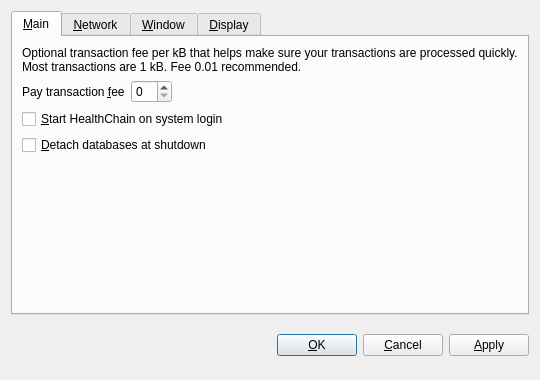
<?xml version="1.0" encoding="UTF-8"?>
<ui version="4.0">
 <class>OptionsDialog</class>
 <widget class="QDialog" name="OptionsDialog">
  <property name="geometry">
   <rect>
    <x>0</x>
    <y>0</y>
    <width>540</width>
    <height>380</height>
   </rect>
  </property>
  <property name="windowTitle">
   <string>Options</string>
  </property>
  <property name="modal">
   <bool>true</bool>
  </property>
  <layout class="QVBoxLayout" name="verticalLayout">
   <item>
    <widget class="QTabWidget" name="tabWidget">
     <property name="tabPosition">
      <enum>QTabWidget::North</enum>
     </property>
     <property name="currentIndex">
      <number>0</number>
     </property>
     <widget class="QWidget" name="tabMain">
      <attribute name="title">
       <string>&amp;Main</string>
      </attribute>
      <layout class="QVBoxLayout" name="verticalLayout_Main">
       <item>
        <widget class="QLabel" name="transactionFeeInfoLabel">
         <property name="text">
          <string>Optional transaction fee per kB that helps make sure your transactions are processed quickly. Most transactions are 1 kB. Fee 0.01 recommended.</string>
         </property>
         <property name="textFormat">
          <enum>Qt::PlainText</enum>
         </property>
         <property name="wordWrap">
          <bool>true</bool>
         </property>
        </widget>
       </item>
       <item>
        <layout class="QHBoxLayout" name="horizontalLayout_Main">
         <item>
          <widget class="QLabel" name="transactionFeeLabel">
           <property name="text">
            <string>Pay transaction &amp;fee</string>
           </property>
           <property name="textFormat">
            <enum>Qt::PlainText</enum>
           </property>
           <property name="buddy">
            <cstring>transactionFee</cstring>
           </property>
          </widget>
         </item>
         <item>
          <widget class="BitcoinAmountField" name="transactionFee"/>
         </item>
         <item>
          <spacer name="horizontalSpacer_Main">
           <property name="orientation">
            <enum>Qt::Horizontal</enum>
           </property>
           <property name="sizeHint" stdset="0">
            <size>
             <width>40</width>
             <height>20</height>
            </size>
           </property>
          </spacer>
         </item>
        </layout>
       </item>
       <item>
        <widget class="QCheckBox" name="bitcoinAtStartup">
         <property name="toolTip">
          <string>Automatically start HealthChain after logging in to the system.</string>
         </property>
         <property name="text">
          <string>&amp;Start HealthChain on system login</string>
         </property>
        </widget>
       </item>
       <item>
        <widget class="QCheckBox" name="detachDatabases">
         <property name="toolTip">
          <string>Detach block and address databases at shutdown. This means they can be moved to another data directory, but it slows down shutdown. The wallet is always detached.</string>
         </property>
         <property name="text">
          <string>&amp;Detach databases at shutdown</string>
         </property>
        </widget>
       </item>
       <item>
        <spacer name="verticalSpacer_Main">
         <property name="orientation">
          <enum>Qt::Vertical</enum>
         </property>
         <property name="sizeHint" stdset="0">
          <size>
           <width>20</width>
           <height>40</height>
          </size>
         </property>
        </spacer>
       </item>
      </layout>
     </widget>
     <widget class="QWidget" name="tabNetwork">
      <attribute name="title">
       <string>&amp;Network</string>
      </attribute>
      <layout class="QVBoxLayout" name="verticalLayout_Network">
       <item>
        <widget class="QCheckBox" name="mapPortUpnp">
         <property name="toolTip">
          <string>Automatically open the HealthChain client port on the router. This only works when your router supports UPnP and it is enabled.</string>
         </property>
         <property name="text">
          <string>Map port using &amp;UPnP</string>
         </property>
        </widget>
       </item>
       <item>
        <widget class="QCheckBox" name="connectSocks">
         <property name="toolTip">
          <string>Connect to the HealthChain network through a SOCKS proxy (e.g. when connecting through Tor).</string>
         </property>
         <property name="text">
          <string>&amp;Connect through SOCKS proxy:</string>
         </property>
        </widget>
       </item>
       <item>
        <layout class="QHBoxLayout" name="horizontalLayout_Network">
         <item>
          <widget class="QLabel" name="proxyIpLabel">
           <property name="text">
            <string>Proxy &amp;IP:</string>
           </property>
           <property name="textFormat">
            <enum>Qt::PlainText</enum>
           </property>
           <property name="buddy">
            <cstring>proxyIp</cstring>
           </property>
          </widget>
         </item>
         <item>
          <widget class="QValidatedLineEdit" name="proxyIp">
           <property name="maximumSize">
            <size>
             <width>140</width>
             <height>16777215</height>
            </size>
           </property>
           <property name="toolTip">
            <string>IP address of the proxy (e.g. 127.0.0.1)</string>
           </property>
          </widget>
         </item>
         <item>
          <widget class="QLabel" name="proxyPortLabel">
           <property name="text">
            <string>&amp;Port:</string>
           </property>
           <property name="textFormat">
            <enum>Qt::PlainText</enum>
           </property>
           <property name="buddy">
            <cstring>proxyPort</cstring>
           </property>
          </widget>
         </item>
         <item>
          <widget class="QLineEdit" name="proxyPort">
           <property name="maximumSize">
            <size>
             <width>55</width>
             <height>16777215</height>
            </size>
           </property>
           <property name="toolTip">
            <string>Port of the proxy (e.g. 9050)</string>
           </property>
          </widget>
         </item>
         <item>
          <widget class="QLabel" name="socksVersionLabel">
           <property name="text">
            <string>SOCKS &amp;Version:</string>
           </property>
           <property name="textFormat">
            <enum>Qt::PlainText</enum>
           </property>
           <property name="buddy">
            <cstring>socksVersion</cstring>
           </property>
          </widget>
         </item>
         <item>
          <widget class="QValueComboBox" name="socksVersion">
           <property name="toolTip">
            <string>SOCKS version of the proxy (e.g. 5)</string>
           </property>
          </widget>
         </item>
         <item>
          <spacer name="horizontalSpacer_Network">
           <property name="orientation">
            <enum>Qt::Horizontal</enum>
           </property>
           <property name="sizeHint" stdset="0">
            <size>
             <width>40</width>
             <height>20</height>
            </size>
           </property>
          </spacer>
         </item>
        </layout>
       </item>
       <item>
        <spacer name="verticalSpacer_Network">
         <property name="orientation">
          <enum>Qt::Vertical</enum>
         </property>
         <property name="sizeHint" stdset="0">
          <size>
           <width>20</width>
           <height>40</height>
          </size>
         </property>
        </spacer>
       </item>
      </layout>
     </widget>
     <widget class="QWidget" name="tabWindow">
      <attribute name="title">
       <string>&amp;Window</string>
      </attribute>
      <layout class="QVBoxLayout" name="verticalLayout_Window">
       <item>
        <widget class="QCheckBox" name="minimizeToTray">
         <property name="toolTip">
          <string>Show only a tray icon after minimizing the window.</string>
         </property>
         <property name="text">
          <string>&amp;Minimize to the tray instead of the taskbar</string>
         </property>
        </widget>
       </item>
       <item>
        <widget class="QCheckBox" name="minimizeOnClose">
         <property name="toolTip">
          <string>Minimize instead of exit the application when the window is closed. When this option is enabled, the application will be closed only after selecting Quit in the menu.</string>
         </property>
         <property name="text">
          <string>M&amp;inimize on close</string>
         </property>
        </widget>
       </item>
       <item>
        <spacer name="verticalSpacer_Window">
         <property name="orientation">
          <enum>Qt::Vertical</enum>
         </property>
         <property name="sizeHint" stdset="0">
          <size>
           <width>20</width>
           <height>40</height>
          </size>
         </property>
        </spacer>
       </item>
      </layout>
     </widget>
     <widget class="QWidget" name="tabDisplay">
      <attribute name="title">
       <string>&amp;Display</string>
      </attribute>
      <layout class="QVBoxLayout" name="verticalLayout_Display">
       <item>
        <layout class="QHBoxLayout" name="horizontalLayout_1_Display">
         <item>
          <widget class="QLabel" name="langLabel">
           <property name="text">
            <string>User Interface &amp;language:</string>
           </property>
           <property name="textFormat">
            <enum>Qt::PlainText</enum>
           </property>
           <property name="buddy">
            <cstring>lang</cstring>
           </property>
          </widget>
         </item>
         <item>
          <widget class="QValueComboBox" name="lang">
           <property name="toolTip">
            <string>The user interface language can be set here. This setting will take effect after restarting HealthChain.</string>
           </property>
          </widget>
         </item>
        </layout>
       </item>
       <item>
        <layout class="QHBoxLayout" name="horizontalLayout_2_Display">
         <item>
          <widget class="QLabel" name="unitLabel">
           <property name="text">
            <string>&amp;Unit to show amounts in:</string>
           </property>
           <property name="textFormat">
            <enum>Qt::PlainText</enum>
           </property>
           <property name="buddy">
            <cstring>unit</cstring>
           </property>
          </widget>
         </item>
         <item>
          <widget class="QValueComboBox" name="unit">
           <property name="toolTip">
            <string>Choose the default subdivision unit to show in the interface and when sending coins.</string>
           </property>
          </widget>
         </item>
        </layout>
       </item>
       <item>
        <widget class="QCheckBox" name="displayAddresses">
         <property name="toolTip">
          <string>Whether to show HealthChain addresses in the transaction list.</string>
         </property>
         <property name="text">
          <string>&amp;Display addresses in transaction list</string>
         </property>
        </widget>
       </item>
       <item>
        <widget class="QCheckBox" name="coinControlFeatures">
         <property name="toolTip">
          <string>Whether to show coin control features or not.</string>
         </property>
         <property name="text">
          <string>Display coin &amp;control features (experts only!)</string>
         </property>
        </widget>
       </item>
       <item>
        <spacer name="verticalSpacer_Display">
         <property name="orientation">
          <enum>Qt::Vertical</enum>
         </property>
         <property name="sizeHint" stdset="0">
          <size>
           <width>20</width>
           <height>40</height>
          </size>
         </property>
        </spacer>
       </item>
      </layout>
     </widget>
    </widget>
   </item>
   <item>
    <layout class="QHBoxLayout" name="horizontalLayout_Buttons">
     <item>
      <spacer name="horizontalSpacer_1">
       <property name="orientation">
        <enum>Qt::Horizontal</enum>
       </property>
       <property name="sizeHint" stdset="0">
        <size>
         <width>40</width>
         <height>48</height>
        </size>
       </property>
      </spacer>
     </item>
     <item>
      <widget class="QLabel" name="statusLabel">
       <property name="font">
        <font>
         <weight>75</weight>
         <bold>true</bold>
        </font>
       </property>
       <property name="text">
        <string/>
       </property>
       <property name="textFormat">
        <enum>Qt::PlainText</enum>
       </property>
       <property name="wordWrap">
        <bool>true</bool>
       </property>
      </widget>
     </item>
     <item>
      <spacer name="horizontalSpacer_2">
       <property name="orientation">
        <enum>Qt::Horizontal</enum>
       </property>
       <property name="sizeHint" stdset="0">
        <size>
         <width>40</width>
         <height>48</height>
        </size>
       </property>
      </spacer>
     </item>
     <item>
      <widget class="QPushButton" name="okButton">
       <property name="text">
        <string>&amp;OK</string>
       </property>
      </widget>
     </item>
     <item>
      <widget class="QPushButton" name="cancelButton">
       <property name="text">
        <string>&amp;Cancel</string>
       </property>
       <property name="autoDefault">
        <bool>false</bool>
       </property>
      </widget>
     </item>
     <item>
      <widget class="QPushButton" name="applyButton">
       <property name="text">
        <string>&amp;Apply</string>
       </property>
       <property name="autoDefault">
        <bool>false</bool>
       </property>
      </widget>
     </item>
    </layout>
   </item>
  </layout>
 </widget>
 <customwidgets>
  <customwidget>
   <class>BitcoinAmountField</class>
   <extends>QSpinBox</extends>
   <header>bitcoinamountfield.h</header>
  </customwidget>
  <customwidget>
   <class>QValueComboBox</class>
   <extends>QComboBox</extends>
   <header>qvaluecombobox.h</header>
  </customwidget>
  <customwidget>
   <class>QValidatedLineEdit</class>
   <extends>QLineEdit</extends>
   <header>qvalidatedlineedit.h</header>
  </customwidget>
 </customwidgets>
 <resources/>
 <connections/>
</ui>
